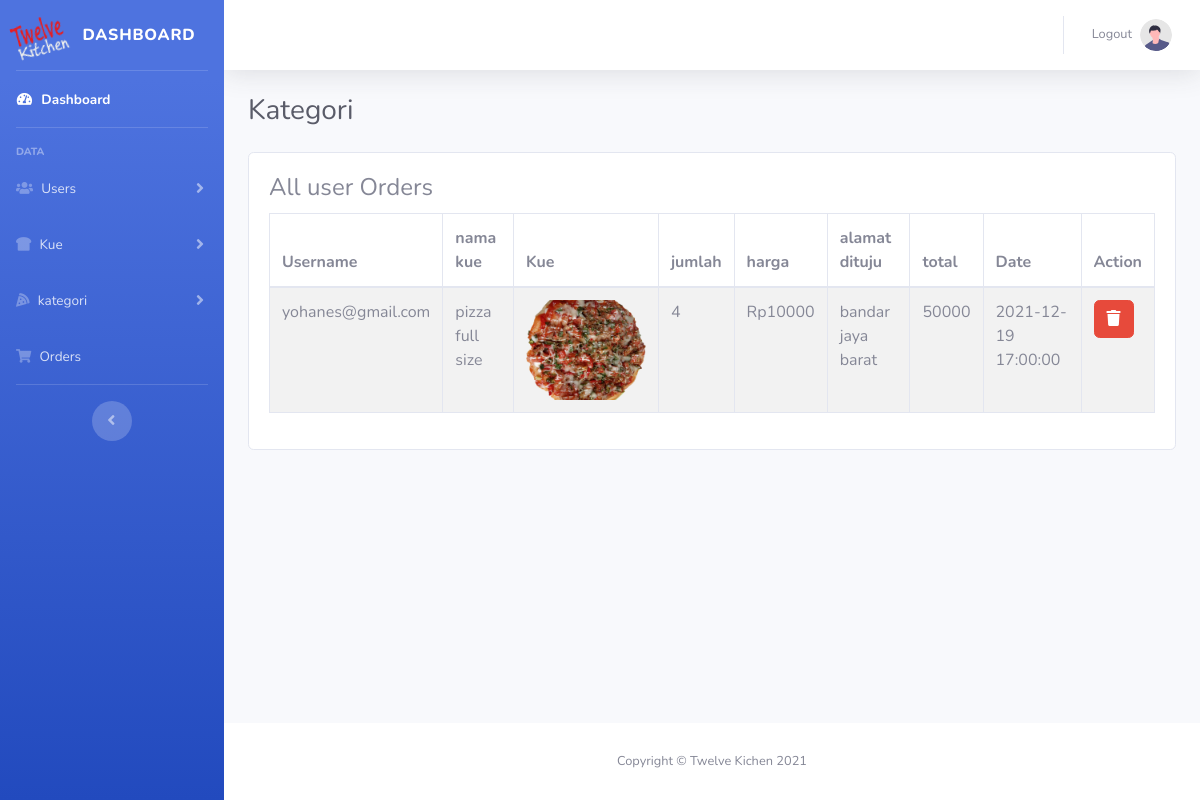
/admin/order.php (signed in), run on the app's committed database.
### tables this page shows
CREATE TABLE `userorder` (
  `idorder` int(11) NOT NULL,
  `iduser` int(11) NOT NULL,
  `idkue` int(11) NOT NULL,
  `namadituju` varchar(200) NOT NULL,
  `jumlah` char(100) NOT NULL,
  `alamatdituju` varchar(200) NOT NULL,
  `total` decimal(10,0) NOT NULL,
  `odate` timestamp NOT NULL DEFAULT current_timestamp()
);

CREATE TABLE `acoount` (
  `iduser` int(11) NOT NULL,
  `username` varchar(200) NOT NULL,
  `nama` varchar(200) NOT NULL,
  `telp` varchar(200) NOT NULL,
  `alamat` text NOT NULL,
  `password` varchar(100) NOT NULL,
  `status` int(11) DEFAULT NULL,
  `date` timestamp NOT NULL DEFAULT current_timestamp(),
  `akses` enum('admin','user') DEFAULT 'user'
);

CREATE TABLE `kue` (
  `idkue` int(11) NOT NULL,
  `idkate` int(11) DEFAULT NULL,
  `namakue` varchar(200) DEFAULT NULL,
  `deskripsi` varchar(50) NOT NULL,
  `harga` decimal(10,0) DEFAULT NULL,
  `gambar` text DEFAULT NULL
);

### admin/order.php (the view, shortened to what this page needs)
<?php
    include('./includes/header.php');
    include('./includes/slidebar.php');
    include('./includes/top.php');
 ?>
                 <div class="container-fluid">
<div class="d-sm-flex align-items-center justify-content-between mb-4">
    <h1 class="h3 mb-0 text-gray-800">Kategori</h1>
</div>
 <div class="row">
                    <div class="col-12">
                    <div class="card">
                            <div class="card-body">
                                <h4 class="card-title">All user Orders</h4>
                                <div class="table-responsive m-t-40">
                                    <table id="myTable" class="table table-bordered table-striped">
                                        <thead>
                                            <tr>
                                                <th>Username</th>
                                                <th>nama kue</th>
                                                <th>Kue</th>
                                                <th>jumlah</th>
                                                <th>harga</th>
												<th>alamat dituju</th>
												<th>total</th>
												 <th>Date</th>
												  <th>Action</th>
                                            </tr>
                                        </thead>
                                        <tbody>
											<?php
												$sql="SELECT acoount.*, userorder.* ,kue.* FROM acoount JOIN userorder ON acoount.iduser=userorder.iduser JOIN kue ON kue.idkue=userorder.idkue ORDER BY odate DESC";
												$query=mysqli_query($koneksi,$sql);
													if(!mysqli_num_rows($query) > 0 )
														{
															echo '<td colspan="8"><center>No Orders-Data!</center></td>';
														}
													else
														{
																	while($rows=mysqli_fetch_array($query))
																		{
																					echo ' <tr>
																					           <td>'.$rows['username'].'</td>
																								<td>'.$rows['namakue'].'</td>
                                                                                                <td><center><img src="../img/kue/'.$rows['gambar'].'" class="img-responsive  radius" style="max-height:100px;max-width:150px;" /></center></td>
																								<td>'.$rows['jumlah'].'</td>
																								<td>Rp'.$rows['harga'].'</td>
																								<td>'.$rows['alamatdituju'].'</td>
                                                                                                <td>'.$rows['total'].'</td>
                                                                                                <td>'.$rows['odate'].'</td>
																									 <td><a href="delete_order.php?order_del='.$rows['idorder'].'" class="btn btn-danger btn-flat btn-addon btn-xs m-b-10"><i class="fas fa-trash" style="font-size:16px"></i></a>
																									</td></tr>';
																		}
														}
												?>
                                        </tbody>
                                    </table>
                                </div>
                            </div>
                        </div>
						 </div>
                            </div>
<?php
    include('./includes/footer.php');
?>

### data on the page
userorder: iduser.username "yohanes@gmail.com", idkue.namakue "pizza full size", idkue.gambar (picture), jumlah "4", idkue.harga "10000", alamatdituju "bandar jaya barat", total "50000", odate "2021-12-19 17:00:00"
